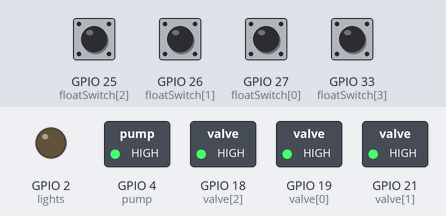
Simulated run of this sketch. Board: ESP32. Parts: switched loads named in the sketch (green lamp = pin HIGH), output pins drawn as LEDs (lit = HIGH). The inputs (shaded band) are chosen by the test bench; at power-on: GPIO 25 (floatSwitch[2]), GPIO 26 (floatSwitch[1]), GPIO 27 (floatSwitch[0]), GPIO 33 (floatSwitch[3]) HIGH. What the sketch prints to the serial monitor is not drawn.

Above: at 0.1 s.
Timing chart, 0 to 1.6 s (numbered marks = the images above):
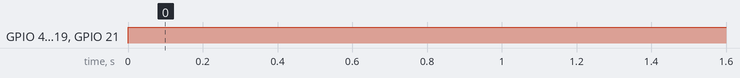

Measured:
- by itself, GPIO 4 (pump), GPIO 18 (valve[2]), GPIO 19 (valve[0]), GPIO 21 (valve[1]): LOW → HIGH at 0.00 s

The sketch:

test_main.ino
```cpp
// all sensors and valves are numbered from top down
// float switches
const int floatSwitch[4] = {27,26,25,33}; // float switch pins, index 0 is the top, active LOW 0 means the float is up
// valves
const int valve[3] = {19,21,18}; // valve pins, index 0 is the top
bool valveOut[3] = {false, false, false};   // the values to write to the valves at the end of the loop

const int pump = 4;   // the pump pin out
bool pumpOut = false;     // the value to send to the pump at the end of the loop
const int lights = 2; // the lights pin out
bool lightsOut = false;   // the value to send to the lights at the end of the loop

struct WaterState
{
    char prevFloatSwitchState[4];              // state of the float switches at the begining of a switch
    unsigned long prevWaterTime = 0;           // time when the last watering occured
    unsigned long waterDelay = 10 * 60 * 1000; // time between watering
};

struct LightsState
{
    bool lightState = HIGH;
    unsigned long doubleprevLightTime = 0;
    unsigned long lightDelay = 12 * 60 * 60 * 1000;
};

void water(WaterState &ws);
void light(LightsState &ls);
void output();

WaterState waterState;
LightsState lightsState;
void setup()
{
    //setup
    Serial.begin(9600);
    Serial.println("Hello");
    // set pin modes
    pinMode(floatSwitch[0], INPUT);
    pinMode(floatSwitch[1], INPUT);
    pinMode(floatSwitch[2], INPUT);
    pinMode(floatSwitch[3], INPUT);

    pinMode(valve[0], OUTPUT);
    pinMode(valve[1], OUTPUT);
    pinMode(valve[2], OUTPUT);

    pinMode(pump, OUTPUT);
    pinMode(lights, OUTPUT);

    pinMode(21,OUTPUT);
}

void test(){
    for (int i = 0; i < 3; i++)
    {
        valveOut[i] = HIGH;
    }
    valveOut[2] = HIGH;
    pumpOut = HIGH;
    lightsOut = HIGH;
}

void loop()
{
    water(waterState);
    light(lightsState);
    output();
    delay(500);
}

void water(WaterState &ws)
{
    // initilise all the outputs to LOW
    pumpOut = LOW;
    for (int i = 0; i < 3; i++)
    {
        valveOut[i] = LOW;
    }

    long mill = millis();
    // check that it is time to change the water
    if (mill < ws.prevWaterTime + ws.waterDelay)
    {
        // save state of switches
        for(int i = 0; i < 4; i++){
            ws.prevFloatSwitchState[i] = digitalRead(floatSwitch[i]);
        }
        return;
    }

    // check that the float switch state has changed
    bool changed = false;
    for (int i = 0; i < 4; i++)
    {
        changed = changed || (digitalRead(floatSwitch[i]) == ws.prevFloatSwitchState[i]);
    }
    if (changed)
    {
        ws.prevWaterTime = mill; // change complete
        return;
    }

    // control the valves
    for (int i = 0; i < 2; i++)
    {
        valveOut[i] = !digitalRead(floatSwitch[i]) && digitalRead(floatSwitch[i + 1]);
    }
    pumpOut == !ws.prevFloatSwitchState[3] && digitalRead(floatSwitch[0]);
}

void light(LightsState &ls)
{
    lightsOut = ls.lightState;
    if (millis() < ls.doubleprevLightTime + ls.lightDelay)
    {
        return;
    }
    ls.lightState = !ls.lightState;
    ls.doubleprevLightTime = millis();
}

void output()
{
    //if(digitalRead(floatSwitch[3])){
    //    pumpOut = LOW;
    //}
    for (int i = 0; i < 3; i++)
    {
        digitalWrite(valve[i], !valveOut[i]);
    }
    digitalWrite(pump, !pumpOut);
    lightsOut = (!pumpOut)&&lightsOut; // turn off lights if pump is on
    digitalWrite(lights, !lightsOut);
    // /*
    Serial.print("Switch0 ");
    Serial.println(digitalRead(floatSwitch[0]));
    Serial.print("Switch1 ");
    Serial.println(digitalRead(floatSwitch[1]));
    Serial.print("Switch2 ");
    Serial.println(digitalRead(floatSwitch[2]));
    Serial.print("Switch3 ");
    Serial.println(digitalRead(floatSwitch[3]));
    // */
}
```
